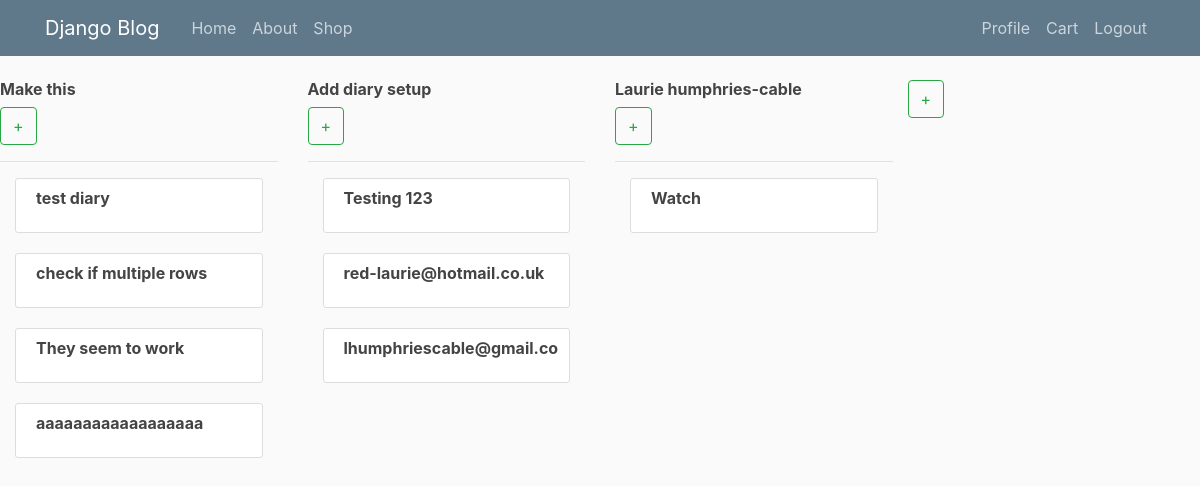
The page /profile/diary (signed in) on the database as committed earlier.
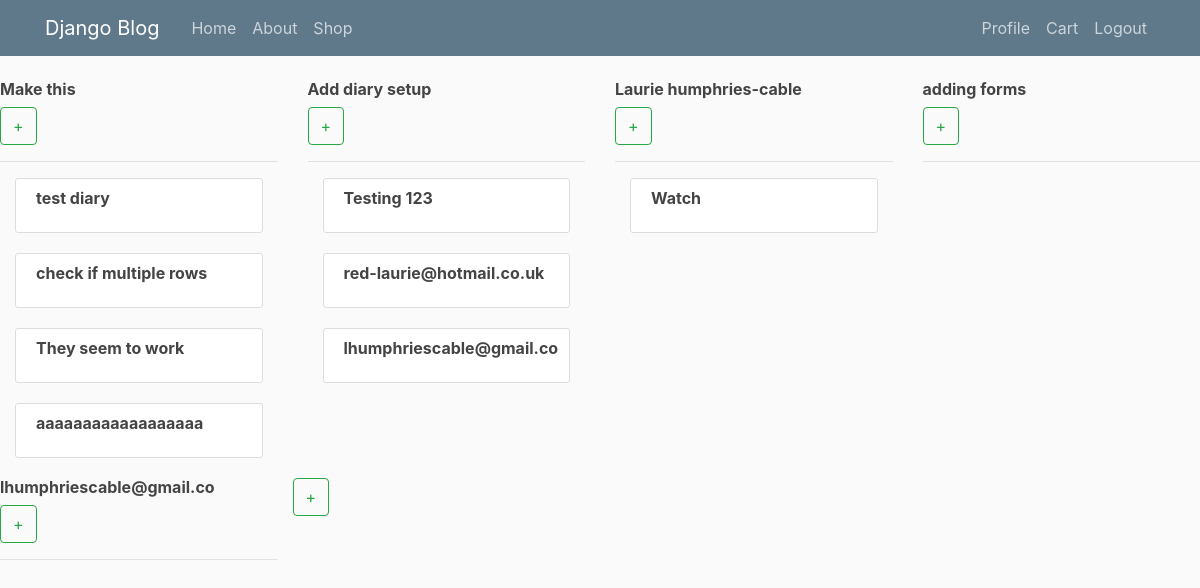
The same page on the database as committed later.
### registration/models.py (models this page shows, shortened)
class Diary(models.Model):
    Profile = models.ForeignKey(Profile, on_delete=models.SET_NULL, blank=True, null=True)
    name = models.CharField(max_length=24, null=True)
    description = models.TextField(User, default='Hello')

class DiaryItem(models.Model):
    name = models.CharField(max_length=24, null=True)
    diary = models.ForeignKey(Diary, on_delete=models.SET_NULL, blank=True, null=True)
    date_added = models.DateTimeField(auto_now_add=True)
    Profile = models.ForeignKey(Profile, on_delete=models.SET_NULL, blank=True, null=True)

### registration/views.py (the view)
# urls.py: path('profile/diary', user_views.diaryrequest, name='diary'),
def diaryrequest(request):
    if request.user.is_authenticated:
        customer = request.user.profile
        diaryItem = Diary.objects.filter(Profile=customer)
        DiaryTasks = DiaryItem.objects.filter(Profile=customer)
        print(DiaryTasks)
    else:
        diary = {'get_cart_total': 0, }
        diaryItem = []
        DiaryTasks = []
    context = {'diarys':diaryItem,'diaryitems':DiaryTasks}
    return render(request, 'diary/diary.html', context)

### registration/templates/diary/diary.html (shortened to what this page needs)
{% extends "blog/base.html" %}
{% block main %}
<main>
    <div class="row">
        {% for diary in diarys %}
            <div class="col-lg-3">
            <h6><strong>{{diary.name}}</strong></h6>
            <a class="btn btn-outline-success" href="{% url 'diaryitem-add' %}">+</a>
            <hr>
                <div class="col">
                {% for diaryitem in diaryitems  %}
                    {% if diaryitem.diary == diary %}
                        <article class="media content-section">
                            <h6><strong>{{diaryitem.name}}</strong></h6>
                        </article>
                    {% endif %}
                {% endfor %}
                </div>
            </div>
        {% endfor %}
        <div>
        <a class="btn btn-outline-success" href="{% url 'diary-add' %}">+</a>
        </div>
    </div>
</main>
{% endblock main %}

### blog/Templates/Blog/base.html (shortened to what this page needs)
{% load static %}
<!DOCTYPE html>
<html lang="en">
<head>
    <link rel="stylesheet" href="https://maxcdn.bootstrapcdn.com/bootstrap/4.0.0/css/bootstrap.min.css">
    <link rel="stylesheet" type="text/css" href="{% static '/blog/main.css'%}">
</head>
<body>
    <header class="site-header">
      <nav class="navbar navbar-expand-md navbar-dark bg-steel fixed-top">
        <div class="container">
          <a class="navbar-brand mr-4" href="{% url 'blog-home' %}">Django Blog</a>
          <div class="collapse navbar-collapse" id="navbarToggle">
            <div class="navbar-nav mr-auto">
              <a class="nav-item nav-link" href="{% url 'blog-home' %}">Home</a>
              <a class="nav-item nav-link" href="{% url 'blog-about' %}">About</a>
              <a class="nav-item nav-link" href="{% url 'store' %}">Shop</a>
            </div>
            <div class="navbar-nav">
                {% if user.is_authenticated %}
                    <a class="nav-item nav-link" href="{% url 'profile' %}">Profile</a>
                    <a class="nav-item nav-link" href="{% url 'cart' %}">Cart</a>
                    <a class="nav-item nav-link" href="{% url 'logout' %}">Logout</a>
                {% else %}
                    <a class="nav-item nav-link" href="{% url 'login' %}">Login</a>
                    <a class="nav-item nav-link" href="{% url 'cart' %}">Cart</a>
                    <a class="nav-item nav-link" href="{% url 'register' %}">Register</a>
                {% endif %}
            </div>
          </div>
        </div>
      </nav>
    </header>
    {% block main %}{% endblock %}
    <main role="main" class="container">
        <div class="row">
            <div class="col">
            </div>
            <div class="col-md-4">
            </div>
        </div>
    </main>
</body>
</html>

### blog/static/blog/main.css (style rules this page uses)
body { background: #fafafa; color: #333333; margin-top: 5rem; }
h1, h2, h3, h4, h5, h6 { color: #444444; }
.bg-steel { background-color: #5f788a; }
.site-header .navbar-nav .nav-link { color: #cbd5db; }
.content-section { background: #ffffff; padding: 10px 20px; border: 1px solid #dddddd; border-radius: 3px; margin-bottom: 20px; }

Rows that differ between the two databases and show on the page:
added Diary: name "adding forms"
added Diary: name "lhumphriescable@gmail.co"
